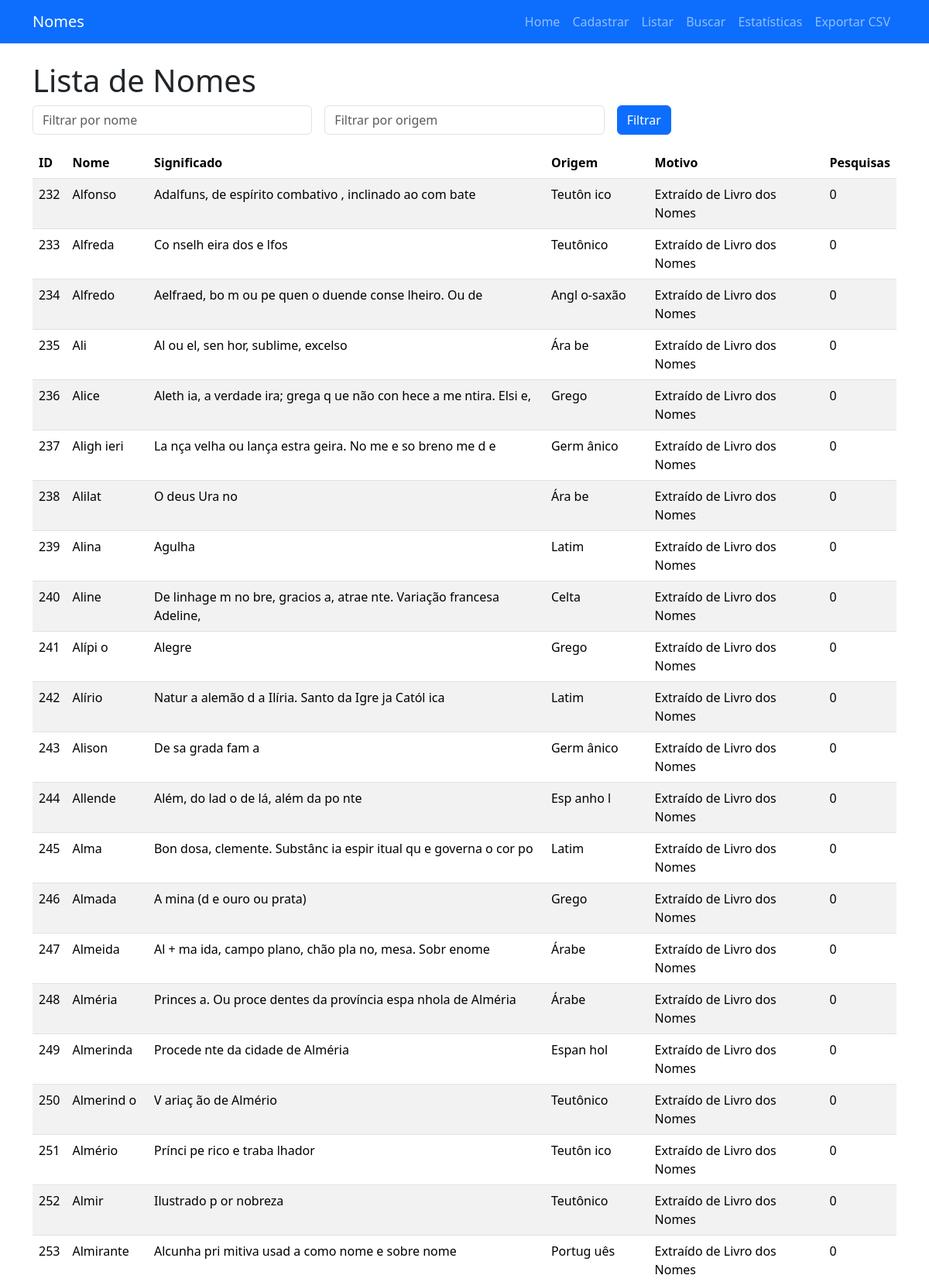
/listar?page=4&nome=&origem= (upper part), run on the app's committed database.
### tables this page shows
CREATE TABLE nomes (
            id INTEGER PRIMARY KEY AUTOINCREMENT,
            nome TEXT NOT NULL UNIQUE,
            significado TEXT,
            origem TEXT,
            motivo_escolha TEXT,
            pesquisas INTEGER DEFAULT 0
        );

### app.py (the view)
@app.route("/listar")
def listar():
    page = int(request.args.get("page", 1))
    per_page = 77
    filtro_nome = request.args.get("nome", "").strip()
    filtro_origem = request.args.get("origem", "").strip()
    conn = get_connection()
    cursor = conn.cursor()
    query = "SELECT * FROM nomes WHERE 1=1"
    params = []
    if filtro_nome:
        query += " AND nome LIKE ?"
        params.append("%" + filtro_nome + "%")
    if filtro_origem:
        query += " AND origem LIKE ?"
        params.append("%" + filtro_origem + "%")
    cursor.execute(query.replace("*", "COUNT(*)"), params)
    total = cursor.fetchone()[0]
    offset = (page - 1) * per_page
    query += " LIMIT ? OFFSET ?"
    params.extend([per_page, offset])
    cursor.execute(query, params)
    nomes = cursor.fetchall()
    conn.close()
    total_pages = (total + per_page - 1) // per_page
    return render_template("listar.html",
                           nomes=nomes,
                           page=page,
                           total_pages=total_pages,
                           filtro_nome=filtro_nome,
                           filtro_origem=filtro_origem)

### db.py (called while the page is built)
def get_connection():
    conn = sqlite3.connect(DATABASE, timeout=10)
    conn.row_factory = sqlite3.Row  # permite acessar colunas pelo nome
    return conn

### templates/listar.html (shortened to what this page needs)
{% extends "base.html" %}
{% block content %}
<h1>Lista de Nomes</h1>
<form class="row g-3 mb-3" method="GET">
  <div class="col-md-4">
    <input type="text" name="nome" placeholder="Filtrar por nome" class="form-control" value="{{ filtro_nome }}">
  </div>
  <div class="col-md-4">
    <input type="text" name="origem" placeholder="Filtrar por origem" class="form-control" value="{{ filtro_origem }}">
  </div>
  <div class="col-md-4">
    <button type="submit" class="btn btn-primary">Filtrar</button>
  </div>
</form>
{% if nomes %}
<table class="table table-striped">
  <thead>
    <tr>
      <th>ID</th>
      <th>Nome</th>
      <th>Significado</th>
      <th>Origem</th>
      <th>Motivo</th>
      <th>Pesquisas</th>
    </tr>
  </thead>
  <tbody>
    {% for id, nome, significado, origem, motivo, pesquisas in nomes %}
    <tr>
      <td>{{ id }}</td>
      <td>{{ nome }}</td>
      <td>{{ significado }}</td>
      <td>{{ origem }}</td>
      <td>{{ motivo }}</td>
      <td>{{ pesquisas }}</td>
    </tr>
    {% endfor %}
  </tbody>
</table>
{% else %}
<p>Nenhum nome encontrado.</p>
{% endif %}
{% endblock %}

### data on the page
nomes: id "232", nome "Alfonso", significado "Adalfuns, de espírito combativo , inclinado ao com bate", origem "Teutôn ico", motivo_escolha "Extraído de Livro dos Nomes", pesquisas "0"
nomes: id "233", nome "Alfreda", significado "Co nselh eira dos e lfos", origem "Teutônico", motivo_escolha "Extraído de Livro dos Nomes", pesquisas "0"
nomes: id "234", nome "Alfredo", significado "Aelfraed, bo m ou pe quen o duende conse lheiro. Ou de", origem "Angl o-saxão", motivo_escolha "Extraído de Livro dos Nomes", pesquisas "0"
nomes: id "235", nome "Ali", significado "Al ou el, sen hor, sublime, excelso", origem "Ára be", motivo_escolha "Extraído de Livro dos Nomes", pesquisas "0"
nomes: id "236", nome "Alice", significado "Aleth ia, a verdade ira; grega q ue não con hece a me ntira. Elsi e,", origem "Grego", motivo_escolha "Extraído de Livro dos Nomes", pesquisas "0"
nomes: id "237", nome "Aligh ieri", significado "La nça velha ou lança estra geira. No me e so breno me d e", origem "Germ ânico", motivo_escolha "Extraído de Livro dos Nomes", pesquisas "0"
nomes: id "238", nome "Alilat", significado "O deus Ura no", origem "Ára be", motivo_escolha "Extraído de Livro dos Nomes", pesquisas "0"
nomes: id "239", nome "Alina", significado "Agulha", origem "Latim", motivo_escolha "Extraído de Livro dos Nomes", pesquisas "0"
nomes: id "240", nome "Aline", significado "De linhage m no bre, gracios a, atrae nte. Variação francesa Adeline,", origem "Celta", motivo_escolha "Extraído de Livro dos Nomes", pesquisas "0"
nomes: id "241", nome "Alípi o", significado "Alegre", origem "Grego", motivo_escolha "Extraído de Livro dos Nomes", pesquisas "0"
nomes: id "242", nome "Alírio", significado "Natur a alemão d a Ilíria. Santo da Igre ja Catól ica", origem "Latim", motivo_escolha "Extraído de Livro dos Nomes", pesquisas "0"
nomes: id "243", nome "Alison", significado "De sa grada fam a", origem "Germ ânico", motivo_escolha "Extraído de Livro dos Nomes", pesquisas "0"
nomes: id "244", nome "Allende", significado "Além, do lad o de lá, além da po nte", origem "Esp anho l", motivo_escolha "Extraído de Livro dos Nomes", pesquisas "0"
nomes: id "245", nome "Alma", significado "Bon dosa, clemente. Substânc ia espir itual qu e governa o cor po", origem "Latim", motivo_escolha "Extraído de Livro dos Nomes", pesquisas "0"
nomes: id "246", nome "Almada", significado "A mina (d e ouro ou prata)", origem "Grego", motivo_escolha "Extraído de Livro dos Nomes", pesquisas "0"
nomes: id "247", nome "Almeida", significado "Al + ma ida, campo plano, chão pla no, mesa. Sobr enome", origem "Árabe", motivo_escolha "Extraído de Livro dos Nomes", pesquisas "0"
nomes: id "248", nome "Alméria", significado "Princes a. Ou proce dentes da província espa nhola de Alméria", origem "Árabe", motivo_escolha "Extraído de Livro dos Nomes", pesquisas "0"
nomes: id "249", nome "Almerinda", significado "Procede nte da cidade de Alméria", origem "Espan hol", motivo_escolha "Extraído de Livro dos Nomes", pesquisas "0"
nomes: id "250", nome "Almerind o", significado "V ariaç ão de Almério", origem "Teutônico", motivo_escolha "Extraído de Livro dos Nomes", pesquisas "0"
nomes: id "251", nome "Almério", significado "Prínci pe rico e traba lhador", origem "Teutôn ico", motivo_escolha "Extraído de Livro dos Nomes", pesquisas "0"
nomes: id "252", nome "Almir", significado "Ilustrado p or nobreza", origem "Teutônico", motivo_escolha "Extraído de Livro dos Nomes", pesquisas "0"
nomes: id "253", nome "Almirante", significado "Alcunha pri mitiva usad a como nome e sobre nome", origem "Portug uês", motivo_escolha "Extraído de Livro dos Nomes", pesquisas "0"
